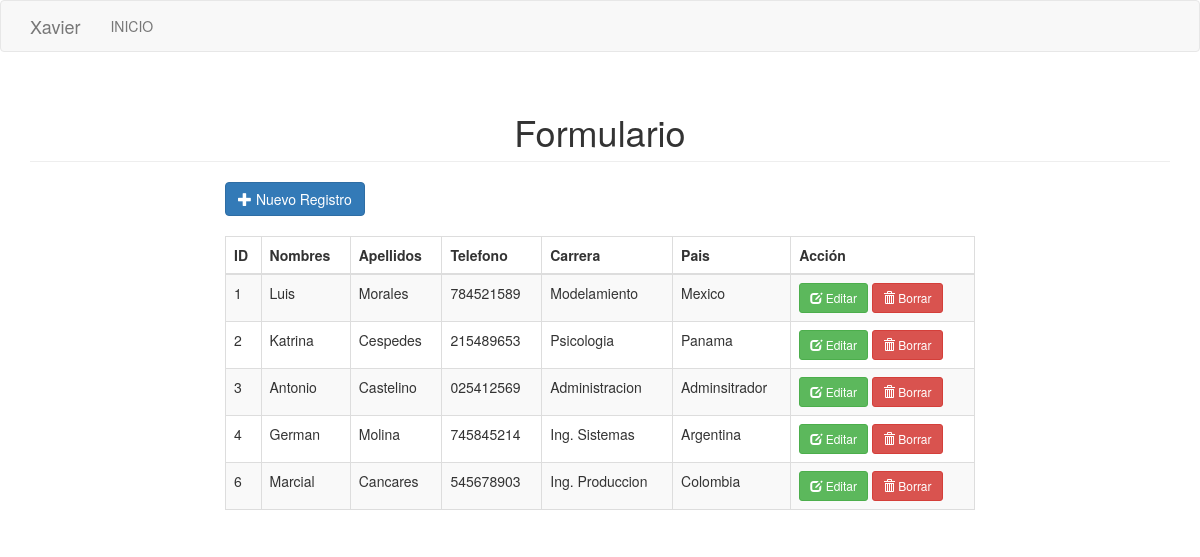
The page / on the database its author committed.
### tables this page shows
CREATE TABLE IF NOT EXISTS `empleados` (
`idEmp` int(11) NOT NULL,
  `Nombres` varchar(100) DEFAULT NULL,
  `Apellidos` varchar(100) DEFAULT NULL,
  `Telefono` text,
  `Carrera` varchar(100) DEFAULT NULL,
  `Pais` varchar(100) DEFAULT NULL
);

### index.php (the view, shortened to what this page needs)
<!DOCTYPE html>
<html>
<head>
	<link rel="stylesheet" type="text/css" href="bootstrap/css/bootstrap.min.css">
</head>
<body>
<nav class="navbar navbar-default">
  <div class="container">
    <div class="navbar-header">
      <a class="navbar-brand" href="./">Xavier</a> </div>
    <div class="collapse navbar-collapse" id="bs-example-navbar-collapse-1">
      <ul class="nav navbar-nav">
        <li ><a href="./">INICIO <span class="sr-only">(current)</span></a></li>
      </ul>
    </div>
  </div>
</nav>
<div class="container">
	<h1 class="page-header text-center">Formulario </h1>
	<div class="row">
		<div class="col-sm-8 col-sm-offset-2">
			<a href="#addnew" class="btn btn-primary" data-toggle="modal"><span class="glyphicon glyphicon-plus"></span> Nuevo Registro</a>
<table class="table table-bordered table-striped" style="margin-top:20px;">
	<thead>
		<th>ID</th>
		<th>Nombres</th>
		<th>Apellidos</th>
		<th>Telefono</th>
		<th>Carrera</th>
		<th>Pais</th>
		<th>Acción</th>
	</thead>
	<tbody>
		<?php
			$database = new Connection();
			$db = $database->open();
			try{
				$sql = 'SELECT * FROM empleados';
				foreach ($db->query($sql) as $row) {
					?>
					<tr>
						<td><?php echo $row['idEmp']; ?></td>
						<td><?php echo $row['Nombres']; ?></td>
						<td><?php echo $row['Apellidos']; ?></td>
						<td><?php echo $row['Telefono']; ?></td>
						<td><?php echo $row['Carrera']; ?></td>
						<td><?php echo $row['Pais']; ?></td>
						<td>
							<a href="#edit_<?php echo $row['idEmp']; ?>" class="btn btn-success btn-sm" data-toggle="modal"><span class="glyphicon glyphicon-edit"></span> Editar</a>
							<a href="#delete_<?php echo $row['idEmp']; ?>" class="btn btn-danger btn-sm" data-toggle="modal"><span class="glyphicon glyphicon-trash"></span> Borrar</a>
						</td>
					</tr>
					<?php
				}
			}
			catch(PDOException $e){
				echo "Hubo un problema en la conexión: " . $e->getMessage();
			}
		?>
				</tbody>
			</table>
		</div>
	</div>
</div>
</body>
</html>

### rows shown on the page
empleados: idEmp "1", Nombres "Luis", Apellidos "Morales", Telefono "784521589", Carrera "Modelamiento", Pais "Mexico"
empleados: idEmp "2", Nombres "Katrina", Apellidos "Cespedes", Telefono "215489653", Carrera "Psicologia", Pais "Panama"
empleados: idEmp "3", Nombres "Antonio", Apellidos "Castelino", Telefono "025412569", Carrera "Administracion", Pais "Adminsitrador"
empleados: idEmp "4", Nombres "German", Apellidos "Molina", Telefono "745845214", Carrera "Ing. Sistemas", Pais "Argentina"
empleados: idEmp "6", Nombres "Marcial", Apellidos "Cancares", Telefono "545678903", Carrera "Ing. Produccion", Pais "Colombia"
